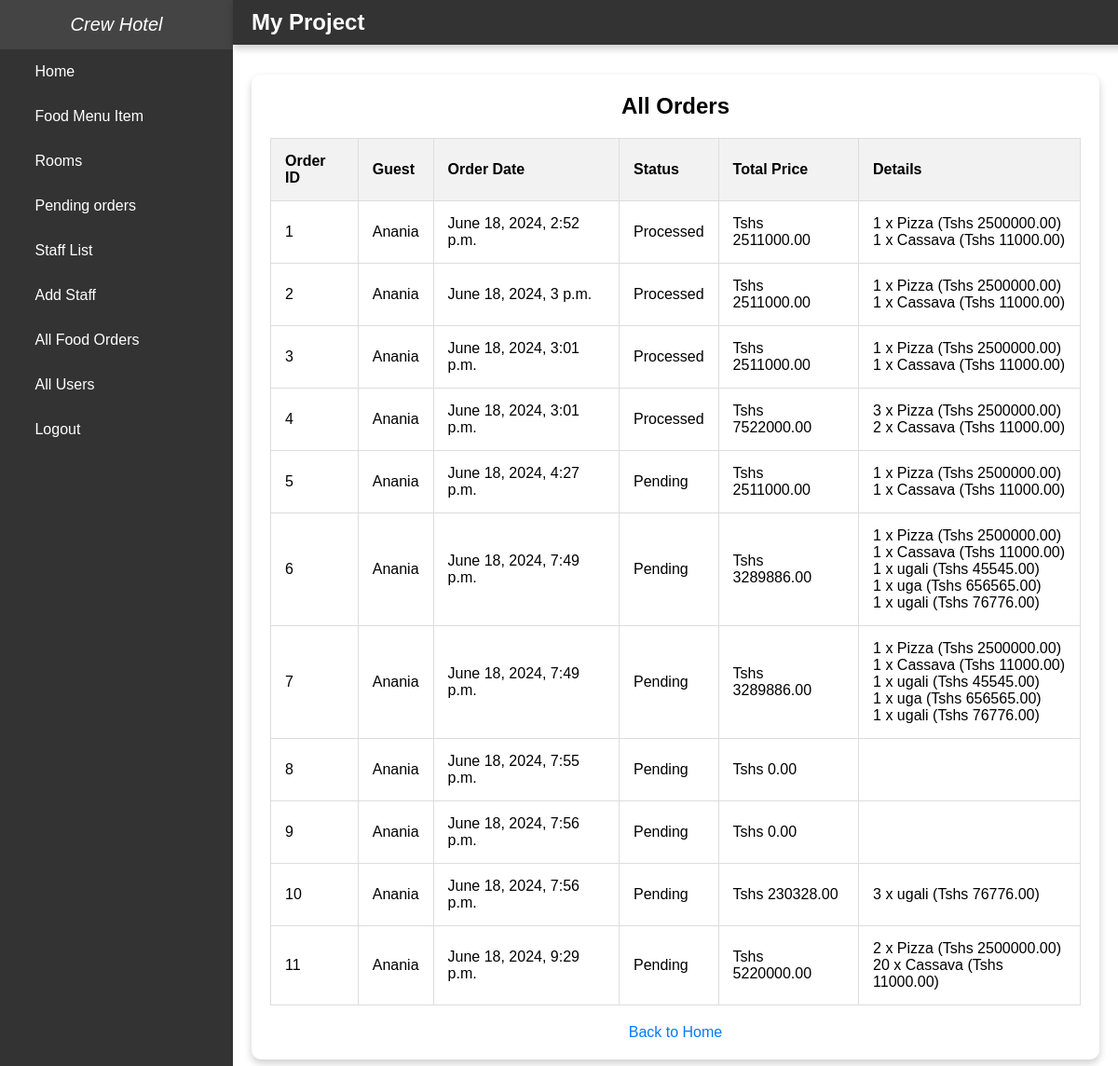
The page /all_orders/ (signed in) on the database its author committed.
### hotel/models.py (models this page shows, shortened)
class Order(models.Model):
    guest = models.ForeignKey(CustomUser, related_name='orders', on_delete=models.CASCADE)
    order_date = models.DateTimeField(auto_now_add=True)
    total_price = models.DecimalField(max_digits=10, decimal_places=2)
    is_processed = models.BooleanField(default=False)

class CustomUser(AbstractUser):
    is_manager = models.BooleanField(default=False)
    is_staff = models.BooleanField(default=False)
    is_guest = models.BooleanField(default=False)

class OrderItem(models.Model):
    order = models.ForeignKey(Order, related_name='order_items', on_delete=models.CASCADE)
    food_item = models.ForeignKey(FoodItem, related_name='order_items', on_delete=models.CASCADE)
    quantity = models.PositiveIntegerField()

class FoodItem(models.Model):
    name = models.CharField(max_length=255)
    description = models.TextField(blank=True, null=True)
    price = models.DecimalField(max_digits=10, decimal_places=2)
    is_available = models.BooleanField(default=True)
    image = models.ImageField(upload_to='food_images/', blank=True, null=True)

### hotel/views.py (the view)
# urls.py: path('all_orders/', views.all_orders, name='all_orders'),
@login_required
def all_orders(request):
    if not request.user.is_manager:
        messages.error(request, "You do not have permission to view this page.")
        return redirect('home')
    orders = Order.objects.all()
    return render(request, 'all_orders.html', {'orders': orders})

### templates/all_orders.html (shortened to what this page needs)
{% extends 'side_bar.html'%}
{% block main_b %}
<!DOCTYPE html>
<html>
<head>
</head>
<body>
    <div class="container">
        <h2>All Orders</h2>
        <table>
            <thead>
                <tr>
                    <th>Order ID</th>
                    <th>Guest</th>
                    <th>Order Date</th>
                    <th>Status</th>
                    <th>Total Price</th>
                    <th>Details</th>
                </tr>
            </thead>
            <tbody>
                {% for order in orders %}
                <tr>
                    <td>{{ order.id }}</td>
                    <td>{{ order.guest.username }}</td>
                    <td>{{ order.order_date }}</td>
                    <td>{{ order.is_processed|yesno:"Processed,Pending" }}</td>
                    <td>Tshs {{ order.total_price }}</td>
                    <td>
                        <ul>
                            {% for item in order.order_items.all %}
                            <li>{{ item.quantity }} x {{ item.food_item.name }} (Tshs {{item.food_item.price }})</li>
                            {% endfor %}
                        </ul>
                    </td>
                </tr>
                {% endfor %}
            </tbody>
        </table>
        <a href="{% url 'home' %}" class="back-button">Back to Home</a>
    </div>
</body>
</html>
{% endblock %}

### static/css/home.css (style rules this page uses)
* { margin: 0; padding: 0; font-family: 'Poppins', sans-serif; }
ul li { color: black; text-decoration: none; list-style: none; cursor: pointer; }

### templates/side_bar.html (style rules this page uses)
body { font-family: Arial, sans-serif; margin: 0; padding: 0; display: flex; min-height: 100vh; overflow-x: hidden; }
a { text-decoration: none; }

### templates/all_orders.html (style rules this page uses)
.container { max-width: 1200px; margin: 0 auto; background-color: #fff; padding: 20px; border-radius: 10px; box-shadow: 0 4px 8px rgba(0, 0, 0, 0.2); }
h2 { text-align: center; margin-bottom: 20px; }
table { width: 100%; border-collapse: collapse; margin-bottom: 20px; }
table, th, td { border: 1px solid #ddd; }
th, td { padding: 15px; text-align: left; }
th { background-color: #f2f2f2; }
.back-button { display: block; text-align: center; margin-top: 20px; text-decoration: none; color: #007bff; }

### rows shown on the page
Order: id "1", guest.username "Anania", order_date "June 18, 2024, 2:52 p.m.", is_processed "Processed", total_price "2511000.00"
OrderItem: quantity "1", food_item.name "Pizza", food_item.price "2500000.00"
OrderItem: quantity "1", food_item.name "Cassava", food_item.price "11000.00"
Order: id "2", guest.username "Anania", order_date "June 18, 2024, 3 p.m.", is_processed "Processed", total_price "2511000.00"
OrderItem: quantity "1", food_item.name "Pizza", food_item.price "2500000.00"
OrderItem: quantity "1", food_item.name "Cassava", food_item.price "11000.00"
Order: id "3", guest.username "Anania", order_date "June 18, 2024, 3:01 p.m.", is_processed "Processed", total_price "2511000.00"
OrderItem: quantity "1", food_item.name "Pizza", food_item.price "2500000.00"
OrderItem: quantity "1", food_item.name "Cassava", food_item.price "11000.00"
Order: id "4", guest.username "Anania", order_date "June 18, 2024, 3:01 p.m.", is_processed "Processed", total_price "7522000.00"
OrderItem: quantity "3", food_item.name "Pizza", food_item.price "2500000.00"
OrderItem: quantity "2", food_item.name "Cassava", food_item.price "11000.00"
Order: id "5", guest.username "Anania", order_date "June 18, 2024, 4:27 p.m.", is_processed "Pending", total_price "2511000.00"
OrderItem: quantity "1", food_item.name "Pizza", food_item.price "2500000.00"
OrderItem: quantity "1", food_item.name "Cassava", food_item.price "11000.00"
Order: id "6", guest.username "Anania", order_date "June 18, 2024, 7:49 p.m.", is_processed "Pending", total_price "3289886.00"
OrderItem: quantity "1", food_item.name "Pizza", food_item.price "2500000.00"
OrderItem: quantity "1", food_item.name "Cassava", food_item.price "11000.00"
OrderItem: quantity "1", food_item.name "ugali", food_item.price "45545.00"
OrderItem: quantity "1", food_item.name "uga", food_item.price "656565.00"
OrderItem: quantity "1", food_item.name "ugali", food_item.price "76776.00"
Order: id "7", guest.username "Anania", order_date "June 18, 2024, 7:49 p.m.", is_processed "Pending", total_price "3289886.00"
OrderItem: quantity "1", food_item.name "Pizza", food_item.price "2500000.00"
OrderItem: quantity "1", food_item.name "Cassava", food_item.price "11000.00"
OrderItem: quantity "1", food_item.name "ugali", food_item.price "45545.00"
OrderItem: quantity "1", food_item.name "uga", food_item.price "656565.00"
OrderItem: quantity "1", food_item.name "ugali", food_item.price "76776.00"
Order: id "8", guest.username "Anania", order_date "June 18, 2024, 7:55 p.m.", is_processed "Pending", total_price "0.00"
Order: id "9", guest.username "Anania", order_date "June 18, 2024, 7:56 p.m.", is_processed "Pending", total_price "0.00"
Order: id "10", guest.username "Anania", order_date "June 18, 2024, 7:56 p.m.", is_processed "Pending", total_price "230328.00"
OrderItem: quantity "3", food_item.name "ugali", food_item.price "76776.00"
Order: id "11", guest.username "Anania", order_date "June 18, 2024, 9:29 p.m.", is_processed "Pending", total_price "5220000.00"
OrderItem: quantity "2", food_item.name "Pizza", food_item.price "2500000.00"
OrderItem: quantity "20", food_item.name "Cassava", food_item.price "11000.00"
